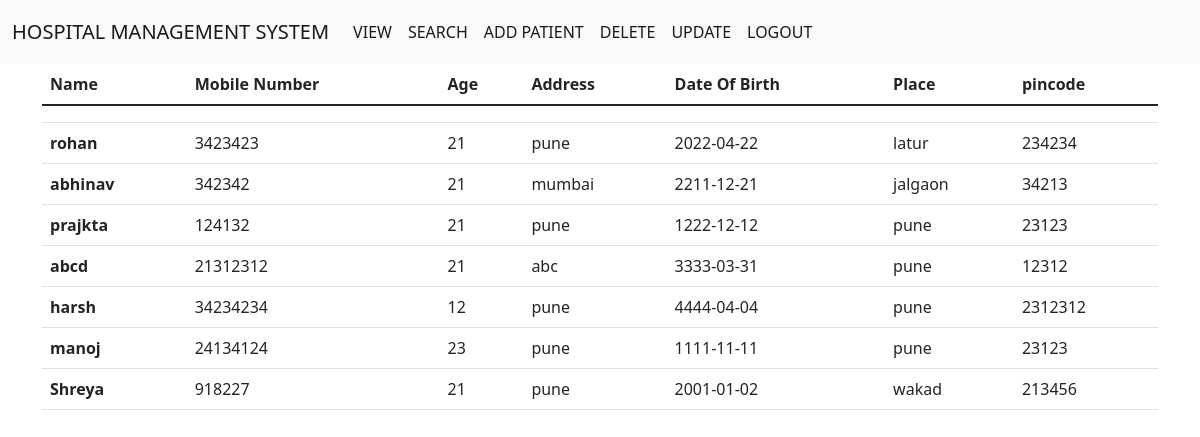
/view, run on the app's committed database.
### tables this page shows
CREATE TABLE PATIENT(
    ID INTEGER PRIMARY KEY AUTOINCREMENT,
    NAME TEXT,
    MOBILENO TEXT,
    AGE TEXT,
    ADDRESS TEXT,
    DOB INTEGER,
    PLACE TEXT,
    PINCODE TEXT);

### main.py (the view)
@app1.route("/view")
def view():
    cur = con.cursor()
    cur.execute("SELECT * FROM PATIENT")
    res = cur.fetchall()
    return render_template("viewall.html", patients=res)

### Templates/viewall.html (shortened to what this page needs)
<!DOCTYPE html>
<html lang="en">
<head>
    <link href="https://cdn.jsdelivr.net/npm/bootstrap@5.1.3/dist/css/bootstrap.min.css" rel="stylesheet">
</head>
<body>
    <nav class="navbar navbar-expand-lg navbar-light bg-light">
        <div class="container-fluid">
          <br><br>
          <a class="navbar-brand" href="#">HOSPITAL MANAGEMENT SYSTEM</a>
          <div class="collapse navbar-collapse" id="navbarNav">
            <ul class="navbar-nav">
              <li class="nav-item">
                <a class="nav-link active"  href="/view">VIEW</a>
              </li>
              <li class="nav-item">
                <a class="nav-link active" href="/search">SEARCH</a>
              </li>
              <li class="nav-item">
                <a class="nav-link active" href="/dashboard">ADD PATIENT</a>
              </li>
              <li class="nav-item">
                <a class="nav-link active" href ="/delete">DELETE</a>
              </li>
              <li class="nav-item">
                <a class="nav-link active" href ="/update">UPDATE</a>
              </li>
              <li class="nav-item">
                <a class="nav-link active" href="/">LOGOUT</a>
              </li>
            </ul>
          </div>
        </div>
      </nav>
<div class="container">
    <div class="row">
        <div class="col col-sm-12 col-md-12 col-lg-12 col-xl-12 col-xxl-12">
            <table class="table">
                <thead>
                    <tr>
                        <th scope="col">Name</th>
                        <th scope="col">Mobile Number</th>
                        <th scope="col">Age</th>
                        <th scope="col">Address</th>
                        <th scope="col">Date Of Birth</th>
                        <th scope="col">Place</th>
                        <th scope="col">pincode</th>
                    </tr>
                </thead>
                <tbody>
                    {% for i in patients %}
                    <tr>
                        <th scope="row">{{i[1]}}</th>
                            <td>{{i[2]}}</td>
                            <td>{{i[3]}}</td>
                            <td>{{i[4]}}</td>
                            <td>{{i[5]}}</td>
                            <td>{{i[6]}}</td>
                            <td>{{i[7]}}</td>
                    </tr>
                    {% endfor %}
                </tbody>
            </table>
        </div>
    </div>
</div>
</body>
</html>

### data on the page
PATIENT: NAME "rohan", MOBILENO "3423423", AGE "21", ADDRESS "pune", DOB "2022-04-22", PLACE "latur", PINCODE "234234"
PATIENT: NAME "abhinav", MOBILENO "342342", AGE "21", ADDRESS "mumbai", DOB "2211-12-21", PLACE "jalgaon", PINCODE "34213"
PATIENT: NAME "prajkta", MOBILENO "124132", AGE "21", ADDRESS "pune", DOB "1222-12-12", PLACE "pune", PINCODE "23123"
PATIENT: NAME "abcd", MOBILENO "21312312", AGE "21", ADDRESS "abc", DOB "3333-03-31", PLACE "pune", PINCODE "12312"
PATIENT: NAME "harsh", MOBILENO "34234234", AGE "12", ADDRESS "pune", DOB "4444-04-04", PLACE "pune", PINCODE "2312312"
PATIENT: NAME "manoj", MOBILENO "24134124", AGE "23", ADDRESS "pune", DOB "1111-11-11", PLACE "pune", PINCODE "23123"
PATIENT: NAME "Shreya", MOBILENO "918227", AGE "21", ADDRESS "pune", DOB "2001-01-02", PLACE "wakad", PINCODE "213456"
